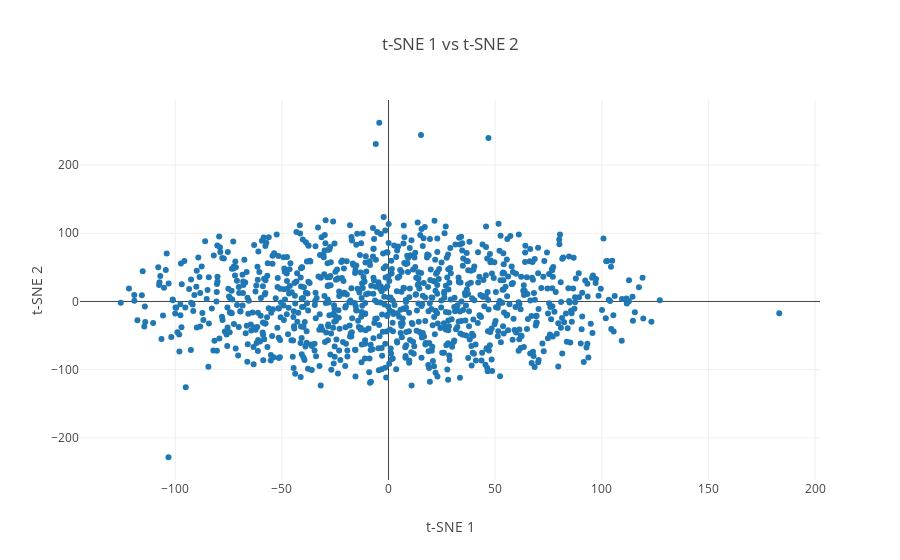

The cell this chart's notebook holds for it:
### Code cell
plot_words(conv_tsne_embds, 0, 2000, 1)

### Figure 1 — Plotly figure (JSON) as saved in the notebook; plotly's stock layout.template omitted (floating-point values rounded to 4 significant figures; data arrays with more than 128 entries replaced by an {"elided": "..."} marker saying what was removed)
{"data": [{"mode": "markers", "text": {"elided": "2000 str values"}, "type": "scatter", "uid": "94c0a0b3-3a9c-414e-bd8a-7eccd52e67ab", "x": {"elided": "1000 float values"}, "y": {"elided": "1000 float values"}}], "layout": {"hovermode": "closest", "title": {"text": "t-SNE 1 vs t-SNE 2"}, "xaxis": {"title": {"text": "t-SNE 1"}}, "yaxis": {"title": {"text": "t-SNE 2"}}}}
